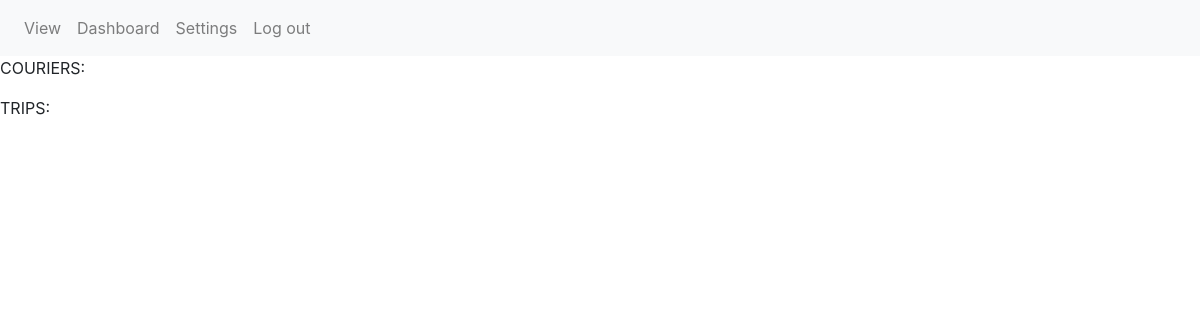
Before: /view with the older database file.
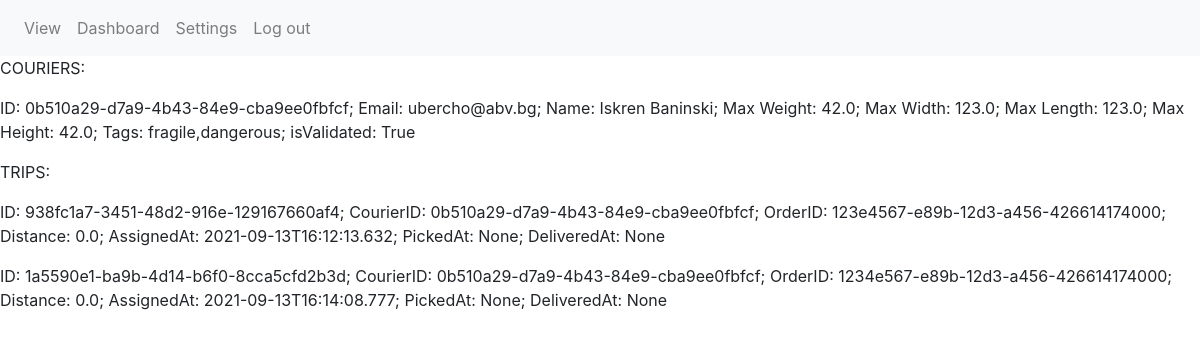
After: the same page with the newer database file.
### flaskr/database/models.py (models this page shows, shortened)
class Courier(db.Model):
    id = db.Column("id", db.String(36), primary_key=True)
    email = db.Column("email", db.String(100), nullable=False, unique=True)
    name = db.Column("name", db.String(30),nullable=False,default='')
    max_weight = db.Column("max_weight", db.Float,nullable=False, default=0)
    max_width = db.Column("max_width", db.Float,nullable=False, default=0)
    max_length = db.Column("max_length", db.Float,nullable=False, default=0)
    max_height = db.Column("max_height", db.Float,nullable=False, default=0)
    tags = db.Column("tags", db.Text, nullable=False,default='')
    is_validated = db.Column("is_validated", db.Boolean, default=False)
    """ Returns a dictionary of the object """

class Trip(db.Model):
    id = db.Column("id", db.String(36), primary_key=True)
    courier_id = db.Column(
        "courier_id", db.String(36), db.ForeignKey("courier.id"), nullable=False
    )
    order_id = db.Column("order_id", db.String(36), nullable=False, unique=True)
    distance = db.Column("distance", db.Float, default=0)
    assigned_at = db.Column("assigned_at", db.String(30))
    picked_at = db.Column("picked_at", db.String(30))
    delivered_at = db.Column("delivered_at", db.String(30))
    courier = db.relationship("Courier", backref=db.backref("trips", lazy=True))
    """ Returns a dictionary of the object """

### flaskr/main/routes.py (the view)
@main.route("/view")
def view():
    return render_template(
        "view.html", couriers=Courier.query.all(), trips=Trip.query.all()
    )

### flaskr/templates/view.html (shortened to what this page needs)
{% extends "base.html" %}
{% block content %}
<p>COURIERS:</p>
{% for item in couriers %}
<p>ID: {{item.id}}; Email: {{item.email}}; Name: {{item.name}}; Max Weight: {{item.max_weight}}; Max Width:
    {{item.max_width}}; Max Length: {{item.max_length}}; Max Height: {{item.max_height}}; Tags: {{item.tags}};
    isValidated: {{item.is_validated}}</p>
{% endfor %}
<p>TRIPS:</p>
{% for item in trips %}
<p>ID: {{item.id}}; CourierID: {{item.courier_id}}; OrderID: {{item.order_id}}; Distance: {{item.distance}}; AssignedAt:
    {{item.assigned_at}}; PickedAt: {{item.picked_at}}; DeliveredAt: {{item.delivered_at}}</p>
{% endfor %}
{% endblock %}

### flaskr/templates/base.html (shortened to what this page needs)
<!doctype html>
<html>
<head>
    <link rel="stylesheet" href="https://stackpath.bootstrapcdn.com/bootstrap/4.3.1/css/bootstrap.min.css"
>
</head>
<body>
    <nav class="navbar navbar-expand-lg navbar-light bg-light">
        <div class="collapse navbar-collapse" id="navbarNav">
            <ul class="navbar-nav">
                <li class="nav-item">
                    <a class="nav-link" href="{{ url_for('main.view') }}" target="_blank">View</a>
                </li>
                <li class="nav-item">
                    <a class="nav-link" href="{{ url_for('user.dashboard') }}">Dashboard</a>
                </li>
                <li class="nav-item">
                    <a class="nav-link" href="{{ url_for('user.settings') }}">Settings</a>
                </li>
                <li class="nav-item">
                    <a class="nav-link" href="{{ url_for('user.logout') }}">Log out</a>
                </li>
            </ul>
        </div>
    </nav>
    {% block content %} {% endblock %}
</body>
</html>

Changed rows visible on the page:
added Courier: id "0b510a29-d7a9-4b43-84e9-cba9ee0fbfcf", email "ubercho@abv.bg", name "Iskren Baninski", max_weight "42.0", max_width "123.0", max_length "123.0", max_height "42.0", tags "fragile,dangerous", is_validated "True"
added Trip: id "938fc1a7-3451-48d2-916e-129167660af4", courier_id "0b510a29-d7a9-4b43-84e9-cba9ee0fbfcf", order_id "123e4567-e89b-12d3-a456-426614174000", distance "0.0", assigned_at "2021-09-13T16:12:13.632", picked_at "None", delivered_at "None"
added Trip: id "1a5590e1-ba9b-4d14-b6f0-8cca5cfd2b3d", courier_id "0b510a29-d7a9-4b43-84e9-cba9ee0fbfcf", order_id "1234e567-e89b-12d3-a456-426614174000", distance "0.0", assigned_at "2021-09-13T16:14:08.777", picked_at "None", delivered_at "None"
